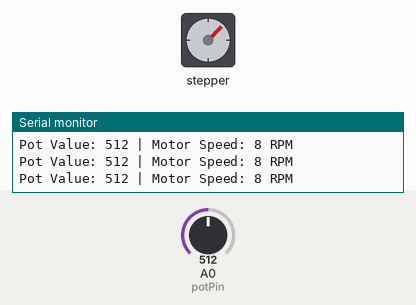
The sketch below on a simulated Arduino Uno, built with avr-gcc and run on an emulated ATmega328P. Parts: stepper motor, the last lines printed to the serial monitor. Inputs (shaded band) come from the test bench; at power-on: A0 (potPin) = 512. Stepper angles assume 2048 steps per turn.

Above: at 1.2 s.
1.3 s: A0 (potPin) set to 1010
At 1.72 s:
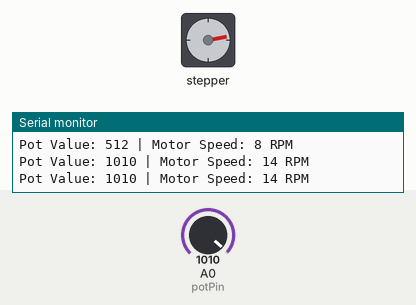
4.3 s: A0 (potPin) set to 1023
At 4.75 s:
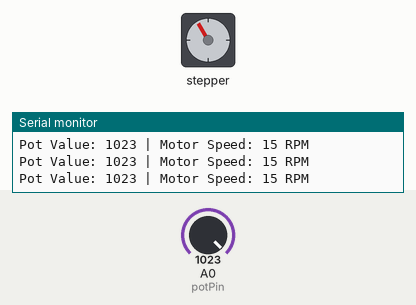
7.3 s: A0 (potPin) set to 511
At 7.59 s:
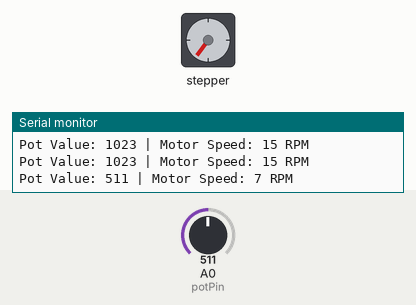
Timing chart, 0 to 16.3 s (numbered marks = the images above; inputs shaded):
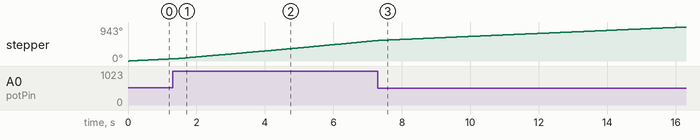

Measured:
- the behaviour switches between 1022 and 1023 on A0 (potPin) (found by bisection; images 1 and 2)

The sketch:

metalvision_motor.ino
```cpp
#include <Stepper.h>

const int stepsPerRevolution = 2048;

// Motor pins (28BYJ-48 via ULN2003 driver)
Stepper motor(stepsPerRevolution, 8, 10, 9, 11);

// Potentiometer
const int potPin = A0;

void setup() {
  Serial.begin(9600);
}

void loop() {
  // Read potentiometer
  int potValue = analogRead(potPin);

  // Map potentiometer to motor speed
  int motorSpeed = map(potValue, 0, 1023, 1, 15);

  // Set motor speed
  motor.setSpeed(motorSpeed);

  // Continuously rotate
  motor.step(50);

  // Display speed
  Serial.print("Pot Value: ");
  Serial.print(potValue);

  Serial.print(" | Motor Speed: ");
  Serial.print(motorSpeed);
  Serial.println(" RPM");
}
```
